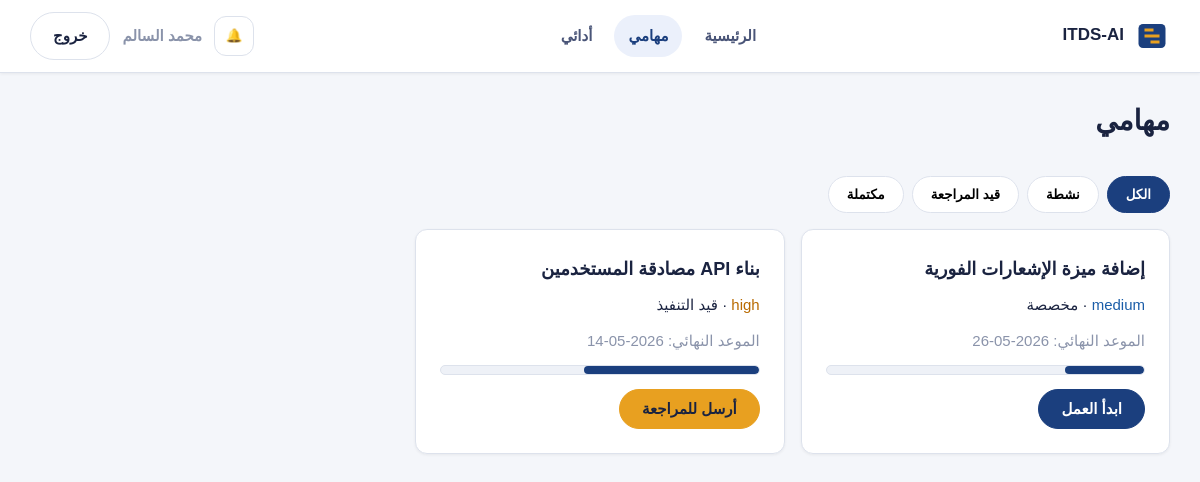
The app's page /employee/my-tasks (signed in) with its own data.
### tables this page shows
CREATE TABLE users (
            id         INTEGER PRIMARY KEY AUTOINCREMENT,
            name       TEXT NOT NULL,
            email      TEXT UNIQUE NOT NULL,
            password   TEXT NOT NULL,
            role       TEXT NOT NULL CHECK(role IN ('admin', 'employee')),
            created_at TEXT DEFAULT (datetime('now'))
        );

CREATE TABLE tasks (
            id              INTEGER PRIMARY KEY AUTOINCREMENT,
            title           TEXT NOT NULL,
            description     TEXT,
            priority        TEXT DEFAULT 'medium' CHECK(priority IN ('low','medium','high','critical')),
            status          TEXT DEFAULT 'new' CHECK(status IN ('new','analyzing','assigned','in_progress','in_review','completed','on_hold')),
            required_skills TEXT,
            deadline        TEXT,
            estimated_hours REAL DEFAULT 4.0,
            actual_hours    REAL,
            assigned_to     INTEGER REFERENCES employees(id),
            created_by      INTEGER REFERENCES users(id),
            ai_match_score  REAL,
            ai_notes        TEXT,
            created_at      TEXT DEFAULT (datetime('now')),
            assigned_at     TEXT,
            completed_at    TEXT
        );

### routes/employee_routes.py (the view)
@employee_bp.route("/my-tasks")
@employee_required
def my_tasks():
    conn = get_connection()
    try:
        emp = _row(conn)
        tasks = []
        if emp:
            tasks = conn.execute(
                """
                SELECT * FROM tasks WHERE assigned_to = ? ORDER BY datetime(created_at) DESC
                """,
                (emp["id"],),
            ).fetchall()
    finally:
        conn.close()
    return render_template("employee/my_tasks.html", emp=emp, tasks=tasks, page_title="مهامي")

### database.py (called while the page is built)
def get_connection():
    conn = sqlite3.connect(DATABASE_PATH)
    conn.row_factory = sqlite3.Row
    conn.execute("PRAGMA foreign_keys = ON")
    return conn

### routes/employee_routes.py (called while the page is built)
def _row(conn):
    uid = session["user_id"]
    return conn.execute(
        """
        SELECT e.*, u.name AS emp_name, u.email
        FROM employees e JOIN users u ON u.id = e.user_id
        WHERE e.user_id = ?
        """,
        (uid,),
    ).fetchone()

### templates/employee/my_tasks.html (shortened to what this page needs)
{% extends "base.html" %}
{% block extra_css %}<link rel="stylesheet" href="{{ url_for('static', filename='css/employee.css') }}">{% endblock %}
{% set status_ar = {
  'new':'جديدة','analyzing':'قيد التحليل','assigned':'مخصصة','in_progress':'قيد التنفيذ',
  'in_review':'قيد المراجعة','completed':'مكتملة','on_hold':'معلقة'
} %}
{% block content %}
<div class="page-head">
    <h1>مهامي</h1>
</div>
<div class="tabs" id="my-tasks-tabs">
    <button type="button" class="tab-btn active" data-filter="all">الكل</button>
    <button type="button" class="tab-btn" data-filter="active">نشطة</button>
    <button type="button" class="tab-btn" data-filter="review">قيد المراجعة</button>
    <button type="button" class="tab-btn" data-filter="done">مكتملة</button>
</div>
<div class="task-grid">
    {% for t in tasks %}
    <div class="card task-card-item fade-in" data-status="{{ t.status }}">
        <h3>{{ t.title }}</h3>
        <p class="task-meta"><span class="priority-{{ t.priority }}">{{ t.priority }}</span> · {{ status_ar.get(t.status, t.status) }}</p>
        <p class="text-muted">الموعد النهائي: {{ t.deadline or '—' }}</p>
        <div class="progress-track" aria-hidden="true"><div class="progress-bar"></div></div>
        <div class="task-card-actions">
            {% if t.status == 'assigned' %}
            <button type="button" class="btn btn-primary" data-action-start data-task-id="{{ t.id }}">ابدأ العمل</button>
            {% endif %}
            {% if t.status == 'in_progress' %}
            <button type="button" class="btn btn-accent" data-action-finish data-task-id="{{ t.id }}">أرسل للمراجعة</button>
            {% endif %}
        </div>
    </div>
    {% endfor %}
</div>
{% endblock %}

### templates/base.html (shortened to what this page needs)
<!DOCTYPE html>
<html lang="ar" dir="rtl">
<head>
    <link rel="stylesheet" href="{{ url_for('static', filename='css/base.css') }}">
    <link rel="stylesheet" href="{{ url_for('static', filename='css/components.css') }}">
    {% block extra_css %}{% endblock %}
</head>
<body>
    {% block navbar %}
    <header class="navbar">
        <div class="navbar-inner">
            <div class="nav-brand-group">
                <a href="{{ url_for('auth.home') }}" class="brand">
                    <svg width="36" height="36" viewBox="0 0 48 48" aria-hidden="true">
                        <rect x="6" y="8" width="36" height="32" rx="6" fill="#1B3F7E"/>
                        <path d="M14 22h20v4H14zm0-8h12v4H14zm8 16h12v4H22z" fill="#E8A020"/>
                    </svg>
                    <span>ITDS-AI</span>
                </a>
            </div>
            <nav class="nav-links">
                {% if session.user_role == 'admin' %}
                <a href="{{ url_for('admin.dashboard') }}" class="{{ 'active' if request.path.startswith('/admin/dashboard') else '' }}">الرئيسية</a>
                <a href="{{ url_for('admin.tasks_page') }}" class="{{ 'active' if '/admin/tasks' in request.path else '' }}">المهام</a>
                <a href="{{ url_for('admin.employees_page') }}" class="{{ 'active' if '/admin/employees' in request.path else '' }}">الموظفون</a>
                <a href="{{ url_for('admin.reports_page') }}" class="{{ 'active' if '/admin/reports' in request.path else '' }}">التقارير</a>
                {% elif session.user_role == 'employee' %}
                <a href="{{ url_for('employee.dashboard') }}" class="{{ 'active' if '/employee/dashboard' in request.path else '' }}">الرئيسية</a>
                <a href="{{ url_for('employee.my_tasks') }}" class="{{ 'active' if '/employee/my-tasks' in request.path else '' }}">مهامي</a>
                <a href="{{ url_for('employee.performance_page') }}" class="{{ 'active' if '/employee/performance' in request.path else '' }}">أدائي</a>
                {% endif %}
            </nav>
            <div class="nav-actions">
                <div class="notif-wrap">
                    <button type="button" class="icon-btn" id="notif-bell" aria-label="الإشعارات">🔔</button>
                </div>
                <span class="nav-user-label">{{ session.user_name }}</span>
                <a class="btn btn-ghost" href="{{ url_for('auth.logout') }}">خروج</a>
            </div>
        </div>
    </header>
    {% endblock %}
    <main class="container fade-in">
        {% block content %}{% endblock %}
    </main>
</body>
</html>

### static/css/base.css (style rules this page uses)
:root { --primary: #1B3F7E; --primary-hover: #15336B; --primary-light: #EBF0FB; --accent: #E8A020; --accent-hover: #D4911A; --bg: #F4F6FA; --bg-white: #FFFFFF; --surface: #FFFFFF; --border: #DDE2EC; --border-light: #EEF1F7; --text-primary: #1A2340; --text-secondary: #4A5578; --text-muted: #8A93AA; --success: #1A7D4E; --success-bg: #E8F5EE; --warning: #B86A00; --warning-bg: #FFF3E0; --danger: #C0392B; --danger-bg: #FDECEA; --info: #1B5DA8; --info-bg: #E3EDFB; --shadow-sm: 0 1px 3px rgba(0, 0, 0, 0.06); --shadow-md: 0 2px 8px rgba(0, 0, 0, 0.08); --radius-sm: 8px; --radius-md: 12px; --radius-lg: 16px; --radius-full: 50px; }
* { font-family: "IBM Plex Sans Arabic", sans-serif; direction: rtl; box-sizing: border-box; transition: background-color 0.2s, border-color 0.2s, opacity 0.2s, transform 0.15s; }
html { font-size: 15px; }
body { margin: 0; min-height: 100vh; background: var(--bg); color: var(--text-primary); font-size: 15px; line-height: 1.7; }
h1, h2, h3 { font-weight: 700; color: var(--text-primary); margin: 0 0 0.5rem; }
h1 { font-size: 28px; }
h3 { font-size: 18px; }
a { color: var(--primary); text-decoration: none; }
p { margin: 0 0 0.75rem; }
.container { max-width: 1180px; margin: 0 auto; padding: 24px 20px 48px; }
.page-head { display: flex; flex-wrap: wrap; align-items: center; justify-content: space-between; gap: 16px; margin-bottom: 24px; }
.fade-in { animation: fadeInUp 0.3s ease forwards; }
.text-muted { color: var(--text-muted); }

### static/css/components.css (style rules this page uses)
.navbar { background: var(--bg-white); border-bottom: 1.5px solid var(--border); box-shadow: var(--shadow-sm); position: sticky; top: 0; z-index: 100; }
.navbar-inner { max-width: 1180px; margin: 0 auto; padding: 12px 20px; display: flex; align-items: center; justify-content: space-between; gap: 16px; flex-wrap: wrap; }
.brand { display: flex; align-items: center; gap: 10px; font-weight: 700; font-size: 17px; color: var(--text-primary); }
.brand svg { flex-shrink: 0; }
.nav-links { display: flex; align-items: center; gap: 8px; flex-wrap: wrap; }
.nav-links a { padding: 8px 14px; border-radius: var(--radius-full); color: var(--text-secondary); font-weight: 700; }
.nav-links a:hover, .nav-links a.active { background: var(--primary-light); color: var(--primary); }
.nav-actions { display: flex; align-items: center; gap: 12px; }
.btn { display: inline-flex; align-items: center; justify-content: center; gap: 8px; padding: 10px 22px; border-radius: var(--radius-full); border: 1.5px solid transparent; font-weight: 700; font-size: 15px; cursor: pointer; font-family: inherit; background: transparent; color: var(--text-primary); }
.btn-primary { background: var(--primary); color: #fff; border-color: var(--primary); }
.btn-accent { background: var(--accent); color: var(--text-primary); border-color: var(--accent); }
.btn-ghost { border-color: var(--border); background: var(--surface); }
.card { background: var(--surface); border: 1.5px solid var(--border); border-radius: var(--radius-md); box-shadow: var(--shadow-sm); padding: 24px; }
.icon-btn { width: 40px; height: 40px; border-radius: var(--radius-md); border: 1.5px solid var(--border); background: var(--surface); cursor: pointer; display: inline-flex; align-items: center; justify-content: center; }
.notif-wrap { position: relative; }
.progress-track { height: 10px; border-radius: var(--radius-full); background: var(--border-light); overflow: hidden; border: 1.5px solid var(--border); }
.progress-bar { height: 100%; background: var(--primary); border-radius: var(--radius-full); }
.tabs { display: flex; flex-wrap: wrap; gap: 8px; margin-bottom: 16px; }
.tab-btn { padding: 10px 18px; border-radius: var(--radius-full); border: 1.5px solid var(--border); background: var(--surface); font-weight: 700; cursor: pointer; font-family: inherit; }
.tab-btn.active { background: var(--primary); border-color: var(--primary); color: #fff; }
.priority-medium { color: var(--info); }
.priority-high { color: var(--warning); }
.nav-brand-group { display: flex; align-items: center; gap: 12px; }
.nav-user-label { font-weight: 700; color: var(--text-muted); }

### static/css/employee.css (style rules this page uses)
.task-grid { display: grid; grid-template-columns: repeat(auto-fill, minmax(300px, 1fr)); gap: 16px; }
.task-card-actions { margin-top: 14px; display: flex; gap: 10px; flex-wrap: wrap; }
.task-card-item .progress-bar { width: 15%; }
.task-card-item[data-status="in_progress"] .progress-bar { width: 55%; }
.task-card-item[data-status="assigned"] .progress-bar { width: 25%; }

### records on screen
users: user_name "محمد السالم"
tasks: title "إضافة ميزة الإشعارات الفورية", priority "medium", get "مخصصة", deadline "2026-05-26"
tasks: title "بناء API مصادقة المستخدمين", priority "high", get "قيد التنفيذ", deadline "2026-05-14"
